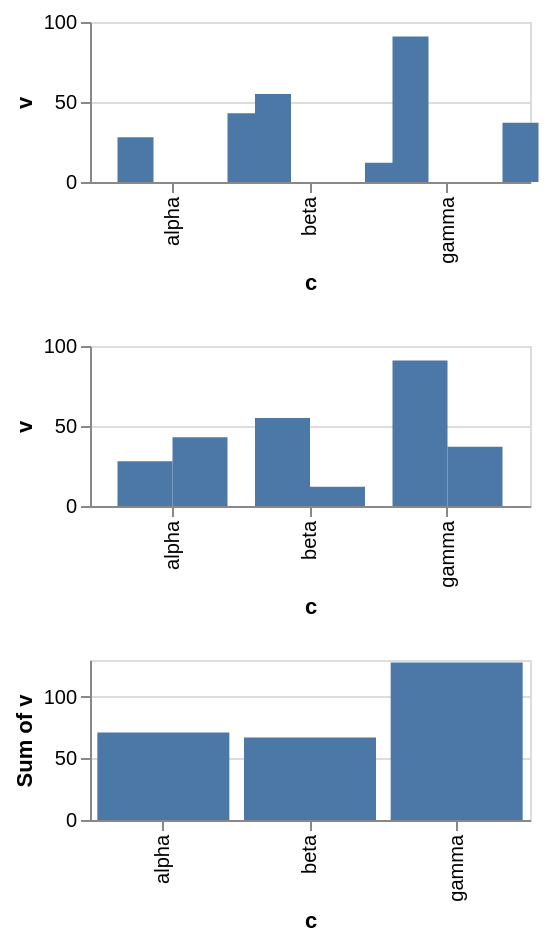

Express this chart as Vega-Lite.
### Vega-Lite specification from a JSON file in a GitHub repository (floating-point values rounded to 4 significant figures)
{"$schema": "https://vega.github.io/schema/vega-lite/v6.json", "description": "A bandwidth has to come from a band scale. `defaultSizeRef` is handed the *offset's* scale where there is one — `defaultSizeRef(vgSizeChannel, offsetScaleName || scaleName, offsetScale || scale, …)` — and only reaches for a bandwidth once it has asked what that scale is: `if (scaleType === 'band') { …bandwidth… }`, with everything else dropping out of the chain onto the tail a mark with no usable band size takes, a step less two. This compiler read \"there is an offset channel\" as \"there is a band to measure\", which is true of the offset scales a chart usually has and false the moment one is continuous. `bandwidth()` of a linear scale is **0** in Vega, so the first row's bars — offset along a *number* rather than a category — were drawn with no width at all. The second row is the same chart offset by a category, where the offset scale really is a band and the bandwidth is right; the two together say that the rule is the scale's kind and not the offset channel's presence. The third row has no offset at all and takes its own band, which is the case that must keep working.", "data": {"values": [{"c": "alpha", "k": "one", "n": 1, "v": 28}, {"c": "alpha", "k": "two", "n": 2, "v": 43}, {"c": "beta", "k": "one", "n": 1, "v": 55}, {"c": "beta", "k": "two", "n": 2, "v": 12}, {"c": "gamma", "k": "one", "n": 1, "v": 91}, {"c": "gamma", "k": "two", "n": 2, "v": 37}]}, "vconcat": [{"width": 220, "height": 80, "mark": "bar", "encoding": {"x": {"field": "c", "type": "nominal"}, "xOffset": {"field": "n", "type": "quantitative"}, "y": {"field": "v", "type": "quantitative"}}}, {"width": 220, "height": 80, "mark": "bar", "encoding": {"x": {"field": "c", "type": "nominal"}, "xOffset": {"field": "k", "type": "nominal"}, "y": {"field": "v", "type": "quantitative"}}}, {"width": 220, "height": 80, "mark": "bar", "encoding": {"x": {"field": "c", "type": "nominal"}, "y": {"field": "v", "type": "quantitative", "aggregate": "sum"}}}]}
